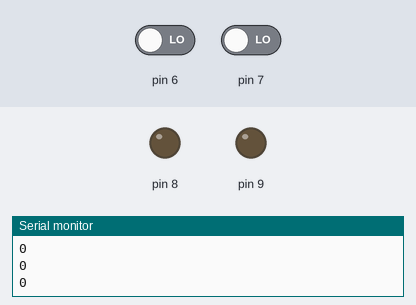
Recording of a sketch running on a simulated Arduino Uno, built with avr-gcc and run on an emulated ATmega328P. Parts: output pins drawn as LEDs (lit = HIGH), the last lines printed to the serial monitor. The test bench sets the inputs (shaded band); at power-on: pin 6 LOW, pin 7 LOW.

Above: at 1.2 s.
1.3 s: pin 6 driven HIGH
At 2.5 s:
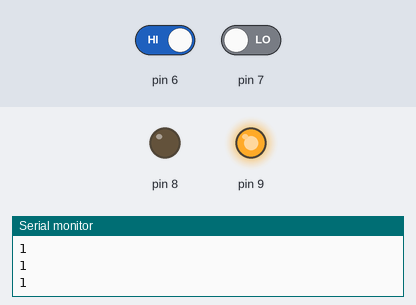
2.8 s: pin 7 driven HIGH
At 3.8 s:
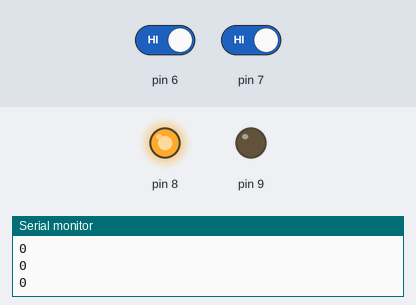
4.3 s: pin 7 driven LOW
At 5.0 s:
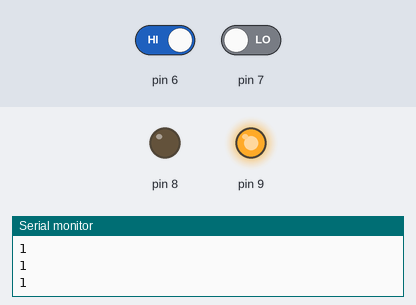
5.8 s: pin 6 driven LOW
At 6.2 s:
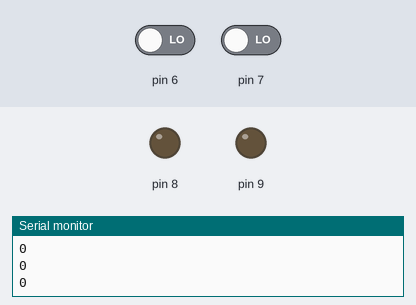
Timing chart, 0 to 8.3 s (numbered marks = the images above; inputs shaded):
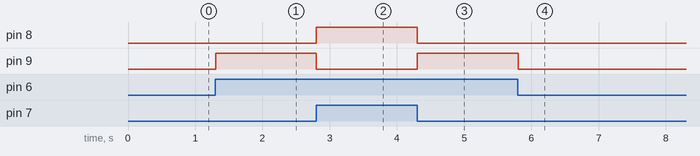

Measured:
- after the input at 1.3 s, pin 9: LOW → HIGH at once
- after the input at 2.8 s, pin 8: LOW → HIGH at once; pin 9: HIGH → LOW at once
- after the input at 4.3 s, pin 8: HIGH → LOW at once; pin 9: LOW → HIGH at once
- after the input at 5.8 s, pin 9: HIGH → LOW at once

The sketch:

task1.ino
```cpp
void setup() {
  // put your setup code here, to run once:
  Serial.begin(9600);
  pinMode(7, INPUT);
  pinMode(6, INPUT);
  pinMode(8, OUTPUT);
  pinMode(9, OUTPUT);
}

void loop() {
  digitalWrite(8, (digitalRead(7) && digitalRead(6)));
  digitalWrite(9, (digitalRead(7) ^ digitalRead(6)));
  Serial.println( (digitalRead(7) ^ digitalRead(6)));


  delay(100);

}
```
